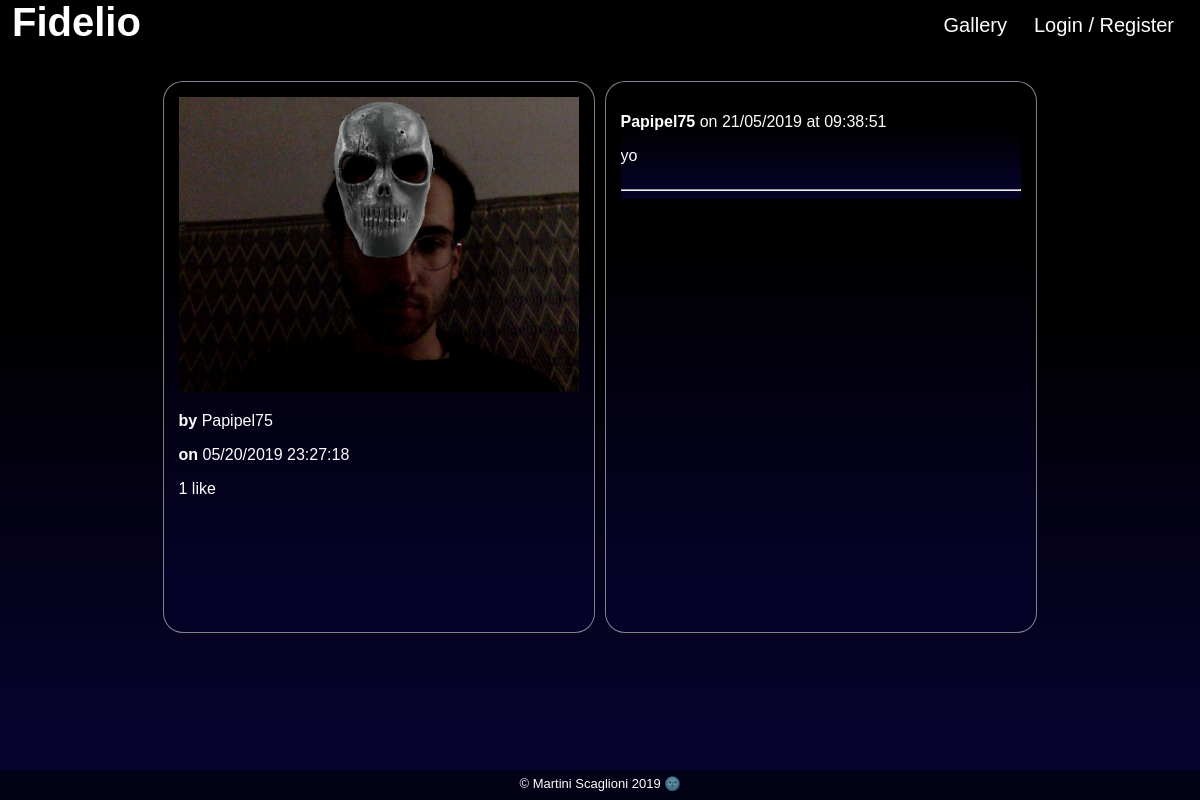
The app's page /index.php?view=picture&id=48 with its own data.
### tables this page shows
CREATE TABLE `pictures` (
  `picture_id` int(11) NOT NULL,
  `user_id` int(100) NOT NULL,
  `content` text NOT NULL
);

CREATE TABLE `users` (
  `user_id` int(11) NOT NULL,
  `user_name` varchar(100) NOT NULL,
  `user_email` varchar(100) NOT NULL,
  `user_password` text NOT NULL,
  `hash` text NOT NULL,
  `account_valid` int(11) NOT NULL,
  `notifications` int(1) NOT NULL
);

CREATE TABLE `comments` (
  `id` int(11) NOT NULL,
  `picture_id` int(11) NOT NULL,
  `user_id` int(100) NOT NULL,
  `comment` text NOT NULL,
  `comment_date` datetime NOT NULL
);

### model/PictureManager.php (called while the page is built, shortened)
<?
class PictureManager extends Manager
{
    public function getPictures($picture_id)
    {
        $db = $this->dbConnect();
        if ($picture_id != '')
        {
            $pictures = $db->prepare("SELECT picture_id, user_id, content FROM pictures WHERE picture_id = '$picture_id'");
            $pictures->execute();
        }
        else
        {
            $pictures = $db->prepare('SELECT picture_id, user_id, content FROM pictures ORDER BY picture_id DESC');
            $pictures->execute();
        }
        return $pictures;
    }
}

### model/UserManager.php (called while the page is built, shortened)
<?
class UserManager extends Manager
{
    public function getUsers()
    {
        $db = $this->dbConnect();
        $req = $db->prepare("SELECT user_id, user_name, user_email, user_password, hash, account_valid, notifications FROM users ORDER BY user_id");
        $req->execute();
        return $req;
    }
}

### model/CommentManager.php (called while the page is built, shortened)
<?
class CommentManager extends Manager
{
    public function getComments()
    {
        $db = $this->dbConnect();
        $comments = $db->prepare('SELECT id, picture_id, user_id, comment, DATE_FORMAT(comment_date, \'%d/%m/%Y at %H:%i:%s\') AS comment_date_fr FROM comments ORDER BY id ASC');
        $comments->execute();
        return $comments;
    }
}

### view/pictureView.php (the view, shortened to what this page needs)
        <div class="main_nav">
            <?php
                $user = $users->fetchAll();
                $comment = $comments->fetchAll();
                $like = $likes->fetchAll();
                $pictures = $gallery->fetchAll();
                $likes_nb = 0;
                for ($i = 0; $pictures[$i]; $i++)
                {
                    if ($pictures[$i]['picture_id'] == $picture_id)
                    {
                        $img = $pictures[$i]['content'];
                        $picture_was_taken_by = $pictures[$i]['user_id'];
                    }
                }
                for ($i = 0; $user[$i]; $i++)
                {
                    if ($picture_was_taken_by == $user[$i]['user_id'])
                    {
                        $picture_author = $user[$i]['user_name'];
                    }
                }
                for ($i = 0; $like[$i]; $i++)
                {
                    if ($like[$i]['picture_id'] == $picture_id)
                    {
                        $likes_nb++;
                    }
                }
                $date = strstr($img, ':');
                $date = substr($date, 1);
                $date = strtok($date, '.');
            ?>
            <div class="picture_view">
                <?php
                    echo '<img class="single-picture" src="pictures/snaps/'.$img.'"/>';
                ?>
                <p><strong>by </strong><?= $picture_author ?></p>
                <p><strong>on </strong><?= date('m/d/Y H:i:s', $date) ?></p>
                <?php
                    if ($likes_nb < 2)
                    {
                        echo '<p id="likes"> '.$likes_nb.' like</p>';
                    } else {
                        echo '<p id="likes"> '.$likes_nb.' likes</p>';
                    }
                ?>
            </div>
            <div class="comment_view">
                <?php
                    for ($i = 0; $comment[$i]; $i++)
                    {
                        if ($comment[$i]['picture_id'] == $picture_id)
                        {
                            $j++;
                        }
                    }
                    if ($j > 0)
                    {
                        if ($_SESSION['loggued_on_user'])
                        {
                            $section = 'comments_section';
                        } else {
                            $section = 'comments_section_full';
                        }
                ?>
                <section class="<?= $section ?>">
                    <?php
                        for ($i = 0; $comment[$i]; $i++)
                        {
                            $i++;
                        }
                        while ($i-- > 0)
                        {
                            if ($comment[$i]['picture_id'] == $picture_id)
                            {
                    ?>
                        <div class='single_comment' style="overflow: hidden">
                            <p><strong><?= htmlspecialchars($picture_author) ?></strong> on <?= $comment[$i]['comment_date_fr'] ?>
                            <p><?= nl2br(htmlspecialchars($comment[$i]['comment'])) ?></p>
                        </div>
                        <hr>
                    <?php
                            }
                        }
                    ?>
                </section>
                <?php
                    }
                    else {
                        echo '  <div class="picture_special_p">
                                    <p> No comments yet </p>
                                </div>';
                    }
                ?>
            </div>
        </div>
<?php require('view/template.php'); ?>

### public/css/style.css (style rules this page uses)
html, body { height: 100%; width: 100%; margin: 0; padding: 0; color: white; background-color: #000000; background-image: linear-gradient(180deg, #000000 40%, #07032c 90%); }
p { font-family: "Avenir",Arial,sans-serif; }
.main_nav { display: block; margin-top: 30px; margin-left: auto; margin-right: auto; width: 875px; height: 77vh; }
.picture_view { border-radius: 20px; padding: 15px; border:1px solid rgba(255, 255, 255, 0.5); background: linear-gradient(180deg, #000000 30%, #050227 90%); float: left; display: inline; width: 400px; height: 520px; }
.comment_view { border-radius: 20px; padding: 15px; border:1px solid rgba(255, 255, 255, 0.5); background: linear-gradient(180deg, #000000 30%, #050227 90%); display: inline; float: left; height: 520px; width: 400px; margin-left: 10px; }
.single-picture { width: 400px; height: 295px; }
.comments_section_full { background: linear-gradient(180deg, #000000 30%, #050227 90%); background-color: rgb(255, 255, 255, 0.1); width: 400px; max-height: 520px; float: left; overflow: hidden; overflow-y: auto; }
.single_comment { width: 100%; }

### records on screen
pictures: content (picture), content "05/20/2019 23:27:18"
users: user_name "Papipel75"
comments: user.user_name "Papipel75", comment_date_fr "21/05/2019 at 09:38:51", comment "yo"

### other values on screen
$likes_nb "1"
